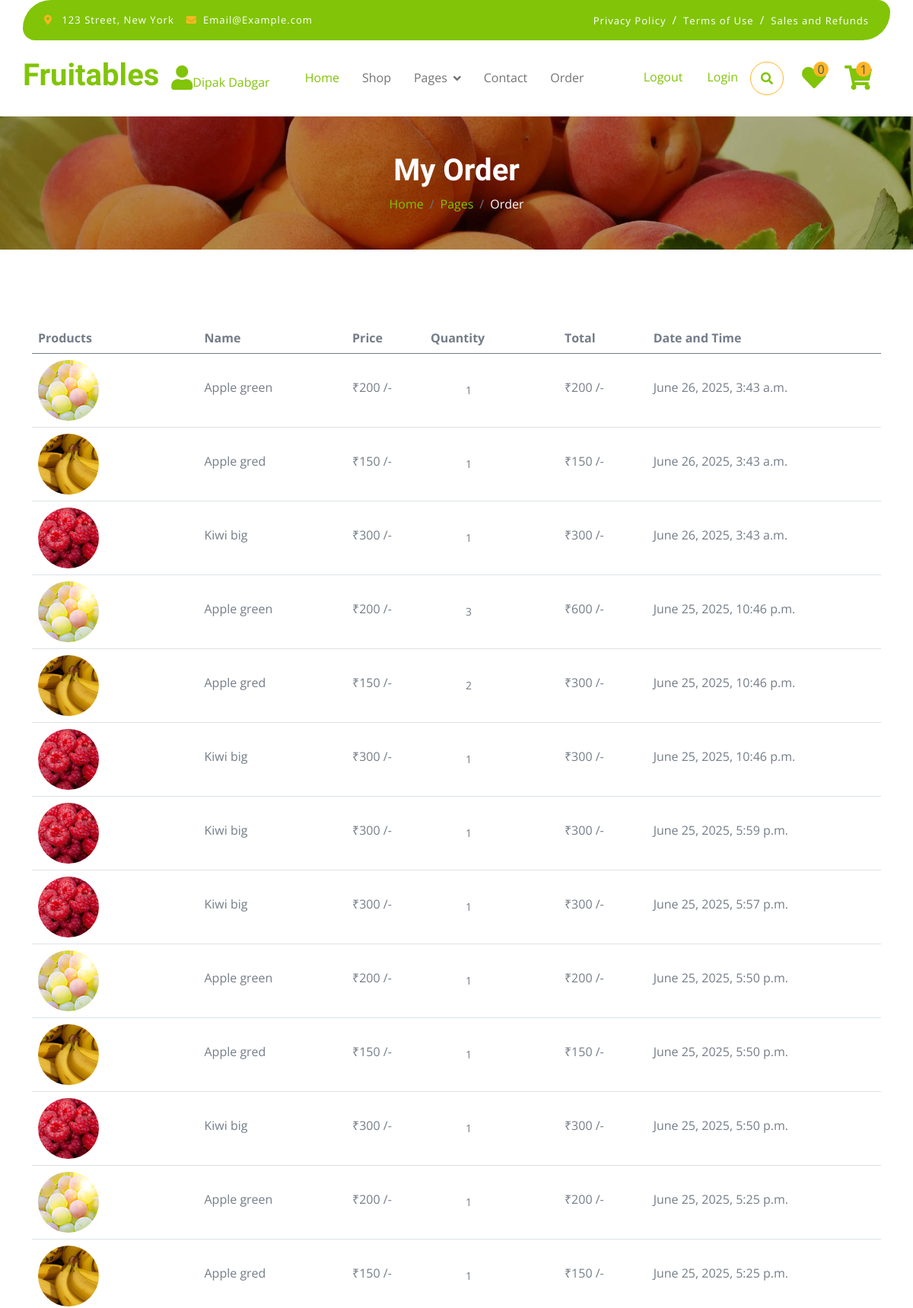
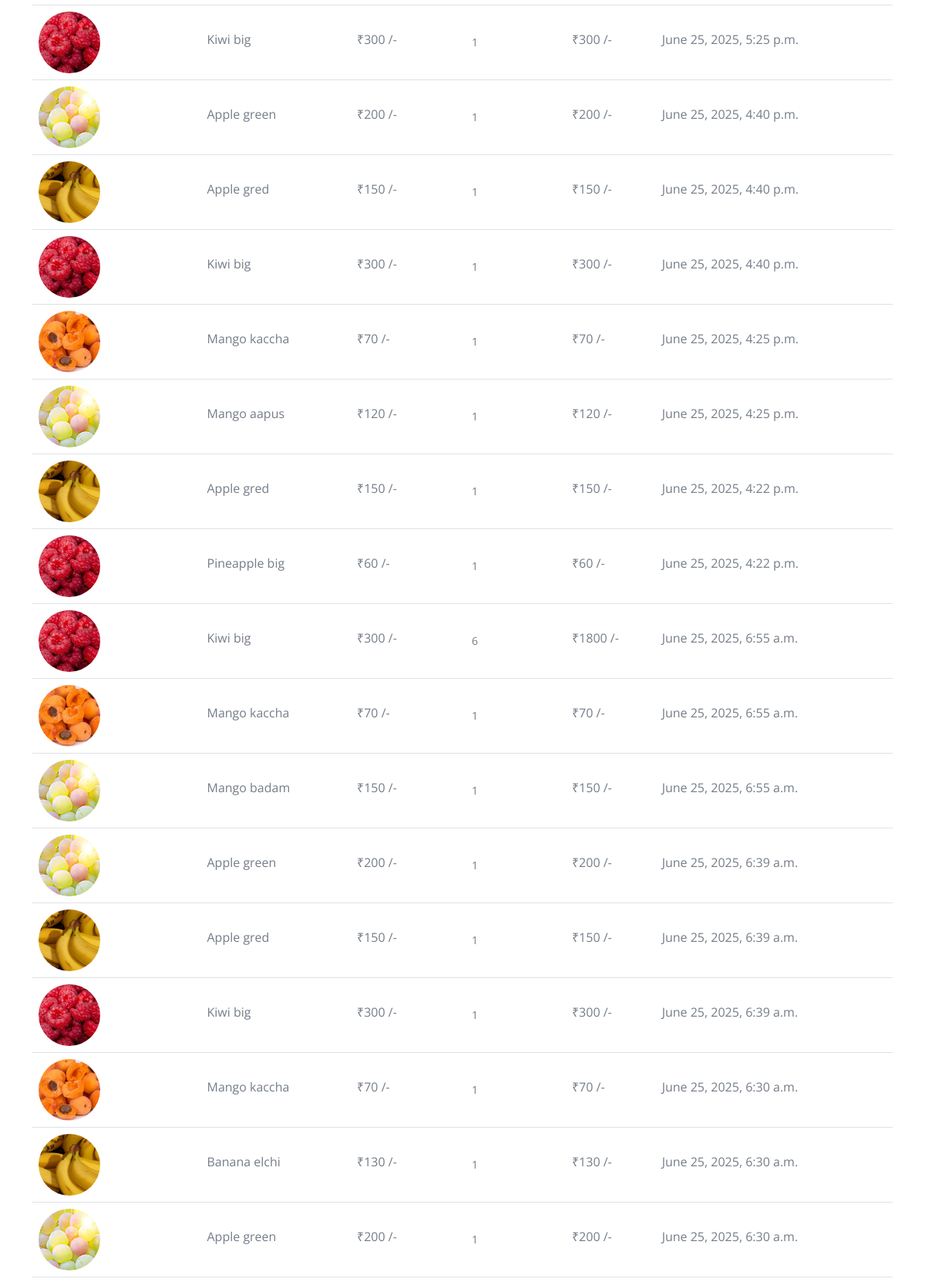
The page /order (signed in, upper part) on the database its author committed (2 pictures, top to bottom).
### myapp/models.py (models this page shows, shortened)
class User(models.Model):
    name=models.CharField(max_length=50,blank=True,null=True)
    email=models.EmailField(unique=True,blank=True,null=True)
    password=models.CharField(blank=True,null=True)
    otp=models.IntegerField(blank=True,null=True)

class Order(models.Model):
    user_id=models.ForeignKey(User,on_delete=models.CASCADE,blank=True,null=True)
    product_id=models.ForeignKey(Product,on_delete=models.CASCADE,blank=True,null=True)
    order_id=models.CharField(max_length=100,blank=True,null=True)
    image=models.ImageField(upload_to="madia",blank=True,null=True)
    name=models.CharField(max_length=100,blank=True,null=True)
    price=models.IntegerField()
    quantity=models.IntegerField(blank=True,null=True)
    total_price=models.IntegerField(blank=True,null=True)
    date_time=models.DateTimeField(auto_now_add=True,blank=True,null=True)

### myapp/views.py (the view)
# urls.py: path('order', views.order, name='order'),
def order(request):
        if "email" in request.session:
            uid=User.objects.get(email=request.session["email"])
            wish_count=Add_to_wishlist.objects.filter(user_id=uid).count()
            cart_count=Add_to_cart.objects.filter(user_id=uid).count()
            order_i= Order.objects.filter(user_id=uid).order_by("-id")
            con={"wish_count":wish_count,"cart_count":cart_count,"uid":uid,"order_i":order_i}
            return render(request,"order.html",con)
        else:
            return render(request,"login.html")

### myapp/templates/order.html (shortened to what this page needs)
{% extends "index.html" %}
{% load static %}
{% block content %}
        <div class="container-fluid page-header py-5">
            <h1 class="text-center text-white display-6">My Order</h1>
            <ol class="breadcrumb justify-content-center mb-0">
                <li class="breadcrumb-item"><a href="#">Home</a></li>
                <li class="breadcrumb-item"><a href="#">Pages</a></li>
                <li class="breadcrumb-item active text-white">Order</li>
            </ol>
        </div>
        <div class="container-fluid py-5">
            <div class="container py-5">
                <div class="table-responsive">
                    <table class="table">
                        <thead>
                          <tr>
                            <th scope="col">Products</th>
                            <th scope="col">Name</th>
                            <th scope="col">Price</th>
                            <th scope="col">Quantity</th>
                            <th scope="col">Total</th>
                            <th scope="col">Date and Time</th>
                          </tr>
                        </thead>
                        <tbody>
                            {% for i in order_i %}
                            <tr>
                                <th scope="row">
                                    <div class="d-flex align-items-center">
                                        <img src="{{ i.image.url}}" class="img-fluid me-5 rounded-circle" style="width: 80px; height: 80px;" alt="">
                                    </div>
                                </th>
                                <td>
                                    <p class="mb-0 mt-4">{{i.name}}</p>
                                </td>
                                <td>
                                    <p class="mb-0 mt-4">₹{{i.price}} /-</p>
                                </td>
                                <td>
                                    <div class="input-group quantity mt-4" style="width: 100px;">
                                        <input type="text" class="form-control form-control-sm text-center border-0" value="{{i.quantity}}">
                                    </div>
                                </td>
                                <td>
                                    <p class="mb-0 mt-4">₹{{i.total_price}} /-</p>
                                </td>
                                <td>
                                    <p class="mb-0 mt-4">{{ i.date_time}}</p>
                                </td>
                            </tr>
                            {% endfor %}
                        </tbody>
                    </table>
                </div>
{% endblock %}

### myapp/templates/index.html (shortened to what this page needs)
{% load static %}
<!DOCTYPE html>
<html lang="en">
    <head>
        <link rel="stylesheet" href="https://use.fontawesome.com/releases/v5.15.4/css/all.css"/>
        <link href="https://cdn.jsdelivr.net/npm/bootstrap-icons@1.4.1/font/bootstrap-icons.css" rel="stylesheet">
        <link href="{% static 'lib/lightbox/css/lightbox.min.css' %}" rel="stylesheet">
        <link href="{% static 'lib/owlcarousel/assets/owl.carousel.min.css' %}" rel="stylesheet">
        <link href="{% static 'css/bootstrap.min.css' %}" rel="stylesheet">
        <link href="{% static 'css/style.css' %}" rel="stylesheet">
    </head>
    <body>
        <div class="container-fluid fixed-top">
            <div class="container topbar bg-primary d-none d-lg-block">
                <div class="d-flex justify-content-between">
                    <div class="top-info ps-2">
                        <small class="me-3"><i class="fas fa-map-marker-alt me-2 text-secondary"></i> <a href="#" class="text-white">123 Street, New York</a></small>
                        <small class="me-3"><i class="fas fa-envelope me-2 text-secondary"></i><a href="#" class="text-white">Email@Example.com</a></small>
                    </div>
                    <div class="top-link pe-2">
                        <a href="#" class="text-white"><small class="text-white mx-2">Privacy Policy</small>/</a>
                        <a href="#" class="text-white"><small class="text-white mx-2">Terms of Use</small>/</a>
                        <a href="#" class="text-white"><small class="text-white ms-2">Sales and Refunds</small></a>
                    </div>
                </div>
            </div>
            <div class="container px-0">
                <nav class="navbar navbar-light bg-white navbar-expand-xl">
                    <a href="{% url 'index' %}" class="navbar-brand"><h1 class="text-primary display-6">Fruitables</h1></a>
                    <a href="#" class="my-auto"><i class="fa fa-user fa-2x"></i>{{uid.name}}</a>
                    <div class="collapse navbar-collapse bg-white" id="navbarCollapse">
                        <div class="navbar-nav mx-auto">
                            <a href="{% url 'index' %}" class="nav-item nav-link active">Home</a>
                            <a href="{% url 'shop' %}" class="nav-item nav-link">Shop</a>
                            <div class="nav-item dropdown">
                                <a href="#" class="nav-link dropdown-toggle" data-bs-toggle="dropdown">Pages</a>
                            </div>
                            <a href="{% url 'contact' %}" class="nav-item nav-link">Contact</a>
                            <a href="{% url 'order' %}" class="nav-item nav-link">Order</a>
                        </div>
                        <div class="d-flex m-3 me-0">
                            <a href="{% url 'logout' %}" class="nav-item nav-link">Logout</a>
                            <a href="{% url 'login' %}" class="nav-item nav-link">Login</a>
                            <button class="btn-search btn border border-secondary btn-md-square rounded-circle bg-white me-4" data-bs-toggle="modal" data-bs-target="#searchModal"><i class="fas fa-search text-primary"></i></button>
                            <a href="{% url 'wishlist' %}" class="position-relative me-4 my-auto">
                                <i class="fa fa-heart fa-2x"></i>
                                <span class="position-absolute bg-secondary rounded-circle d-flex align-items-center justify-content-center text-dark px-1" style="top: -5px; left: 15px; height: 20px; min-width: 20px;">{{wish_count}}</span>
                            </a>
                            <a href="{% url 'cart' %}" class="position-relative me-4 my-auto">
                                <i class="fa fa-shopping-cart fa-2x"></i>
                                <span class="position-absolute bg-secondary rounded-circle d-flex align-items-center justify-content-center text-dark px-1" style="top: -5px; left: 15px; height: 20px; min-width: 20px;">{{cart_count}}</span>
                            </a>
                        </div>
                    </div>
                </nav>
            </div>
        </div>
{% block content %}{% endblock %}
    </body>
</html>

### myapp/static/css/style.css (style rules this page uses)
.btn { font-weight: 600; transition: .5s; }
.btn-md-square { width: 44px; height: 44px; }
.btn-square, .btn-sm-square, .btn-md-square, .btn-lg-square { padding: 0; display: flex; align-items: center; justify-content: center; font-weight: normal; }
.btn.border-secondary { transition: 0.5s; }
.fixed-top { transition: 0.5s; background: var(--bs-white); border: 0; }
.topbar { padding: 20px; border-radius: 230px 100px; }
.topbar .top-info { font-size: 15px; line-height: 0; letter-spacing: 1px; display: flex; align-items: center; }
.topbar .top-link { font-size: 15px; line-height: 0; letter-spacing: 1px; display: flex; align-items: center; }
.topbar .top-link a { letter-spacing: 1px; }
.navbar .navbar-nav .nav-link { padding: 10px 15px; font-size: 16px; transition: .5s; }
.navbar { height: 100px; border-bottom: 1px solid rgba(255, 255, 255, .1); }
.navbar .navbar-nav .nav-link:hover, .navbar .navbar-nav .nav-link.active, .fixed-top.bg-white .navbar .navbar-nav .nav-link:hover, .fixed-top.bg-white .navbar .navbar-nav .nav-link.active { color: var(--bs-primary); }
.navbar .dropdown-toggle::after { border: none; content: "\f107"; font-family: "Font Awesome 5 Free"; font-weight: 700; vertical-align: middle; margin-left: 8px; }
.page-header { position: relative; background: linear-gradient(rgba(0, 0, 0, 0.3), rgba(0, 0, 0, 0.3)), url(../img/cart-page-header-img.jpg); background-position: center center; background-repeat: no-repeat; background-size: cover; }
@media (min-width: 992px) { .hero-header, .page-header { margin-top: 152px !important; } }

### rows shown on the page
User: name "Dipak Dabgar"
Order: image (picture), name "Apple green", price "200", quantity "1", total_price "200", date_time "June 26, 2025, 3:43 a.m."
Order: image (picture), name "Apple gred", price "150", quantity "1", total_price "150", date_time "June 26, 2025, 3:43 a.m."
Order: image (picture), name "Kiwi big", price "300", quantity "1", total_price "300", date_time "June 26, 2025, 3:43 a.m."
Order: image (picture), name "Apple green", price "200", quantity "3", total_price "600", date_time "June 25, 2025, 10:46 p.m."
Order: image (picture), name "Apple gred", price "150", quantity "2", total_price "300", date_time "June 25, 2025, 10:46 p.m."
Order: image (picture), name "Kiwi big", price "300", quantity "1", total_price "300", date_time "June 25, 2025, 10:46 p.m."
Order: image (picture), name "Kiwi big", price "300", quantity "1", total_price "300", date_time "June 25, 2025, 5:59 p.m."
Order: image (picture), name "Kiwi big", price "300", quantity "1", total_price "300", date_time "June 25, 2025, 5:57 p.m."
Order: image (picture), name "Apple green", price "200", quantity "1", total_price "200", date_time "June 25, 2025, 5:50 p.m."
Order: image (picture), name "Apple gred", price "150", quantity "1", total_price "150", date_time "June 25, 2025, 5:50 p.m."
Order: image (picture), name "Kiwi big", price "300", quantity "1", total_price "300", date_time "June 25, 2025, 5:50 p.m."
Order: image (picture), name "Apple green", price "200", quantity "1", total_price "200", date_time "June 25, 2025, 5:25 p.m."
Order: image (picture), name "Apple gred", price "150", quantity "1", total_price "150", date_time "June 25, 2025, 5:25 p.m."
Order: image (picture), name "Kiwi big", price "300", quantity "1", total_price "300", date_time "June 25, 2025, 5:25 p.m."
Order: image (picture), name "Apple green", price "200", quantity "1", total_price "200", date_time "June 25, 2025, 4:40 p.m."
Order: image (picture), name "Apple gred", price "150", quantity "1", total_price "150", date_time "June 25, 2025, 4:40 p.m."
Order: image (picture), name "Kiwi big", price "300", quantity "1", total_price "300", date_time "June 25, 2025, 4:40 p.m."
Order: image (picture), name "Mango kaccha", price "70", quantity "1", total_price "70", date_time "June 25, 2025, 4:25 p.m."
Order: image (picture), name "Mango aapus", price "120", quantity "1", total_price "120", date_time "June 25, 2025, 4:25 p.m."
Order: image (picture), name "Apple gred", price "150", quantity "1", total_price "150", date_time "June 25, 2025, 4:22 p.m."
Order: image (picture), name "Pineapple big", price "60", quantity "1", total_price "60", date_time "June 25, 2025, 4:22 p.m."
Order: image (picture), name "Kiwi big", price "300", quantity "6", total_price "1800", date_time "June 25, 2025, 6:55 a.m."
Order: image (picture), name "Mango kaccha", price "70", quantity "1", total_price "70", date_time "June 25, 2025, 6:55 a.m."
Order: image (picture), name "Mango badam", price "150", quantity "1", total_price "150", date_time "June 25, 2025, 6:55 a.m."
Order: image (picture), name "Apple green", price "200", quantity "1", total_price "200", date_time "June 25, 2025, 6:39 a.m."
Order: image (picture), name "Apple gred", price "150", quantity "1", total_price "150", date_time "June 25, 2025, 6:39 a.m."
Order: image (picture), name "Kiwi big", price "300", quantity "1", total_price "300", date_time "June 25, 2025, 6:39 a.m."
Order: image (picture), name "Mango kaccha", price "70", quantity "1", total_price "70", date_time "June 25, 2025, 6:30 a.m."
Order: image (picture), name "Banana elchi", price "130", quantity "1", total_price "130", date_time "June 25, 2025, 6:30 a.m."
Order: image (picture), name "Apple green", price "200", quantity "1", total_price "200", date_time "June 25, 2025, 6:30 a.m."

### other values the page prints
{{ wish_count }} "0"
{{ cart_count }} "1"
